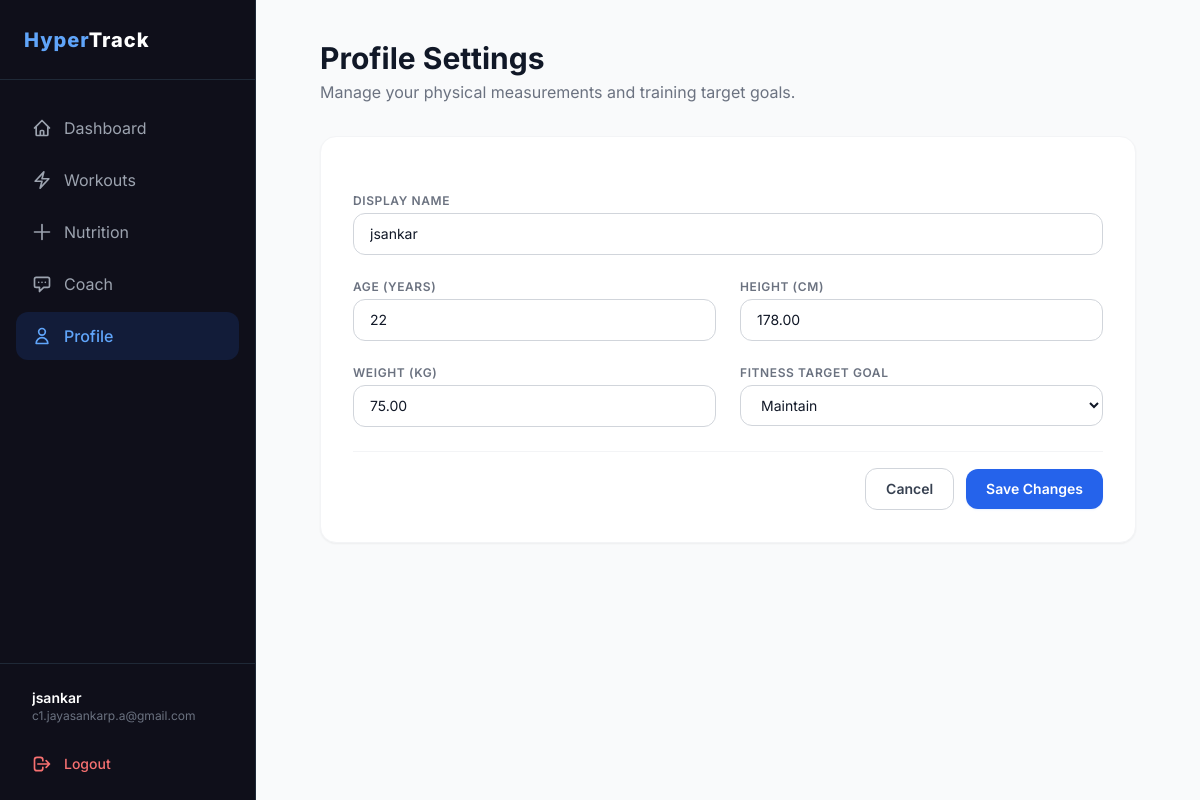
/profile/ (signed in), run on the app's committed database.
### accounts/models.py (models this page shows, shortened)
class User(AbstractUser):
    email = models.EmailField(unique=True)
    name = models.CharField(max_length=150, blank=True)
    age = models.PositiveIntegerField(null=True, blank=True)
    height_cm = models.DecimalField(max_digits=5, decimal_places=2, null=True, blank=True)
    weight_kg = models.DecimalField(max_digits=5, decimal_places=2, null=True, blank=True)
    GOAL_CHOICES = [
        ('lose_weight', 'Lose Weight'),
        ('gain_muscle', 'Gain Muscle'),
        ('maintain', 'Maintain'),
    ]
    goal = models.CharField(
        max_length=20,
        choices=GOAL_CHOICES,
        default='maintain'
    )
    created_at = models.DateTimeField(auto_now_add=True)
    objects = UserManager()
    USERNAME_FIELD = 'email'
    REQUIRED_FIELDS = []  # email is USERNAME_FIELD, username is auto-filled to email

### accounts/views.py (the view)
# urls.py: path('profile/', views.profile_view, name='profile'),
@login_required
def profile_view(request):
    if request.method == 'POST':
        form = ProfileForm(request.POST, instance=request.user)
        if form.is_valid():
            form.save()
            return redirect('dashboard')
    else:
        form = ProfileForm(instance=request.user)
    return render(request, 'accounts/profile.html', {
        'form': form,
        'active_tab': 'profile'
    })

### accounts/forms.py (shortened to what this page needs)
class ProfileForm(TailwindFormMixin, forms.ModelForm):
    class Meta:
        model = User
        fields = ['name', 'age', 'height_cm', 'weight_kg', 'goal']
        widgets = {
            'name': forms.TextInput(attrs={'placeholder': 'John Doe'}),
            'age': forms.NumberInput(attrs={'placeholder': '25'}),
            'height_cm': forms.NumberInput(attrs={'placeholder': '175.5'}),
            'weight_kg': forms.NumberInput(attrs={'placeholder': '70.0'}),
        }

### templates/accounts/profile.html (shortened to what this page needs)
{% extends 'base.html' %}
{% block content %}
<div class="p-6 md:p-10 max-w-4xl mx-auto">
    <div class="mb-8">
        <h1 class="text-3xl font-bold text-gray-900">Profile Settings</h1>
        <p class="text-gray-500 mt-1">Manage your physical measurements and training target goals.</p>
    </div>
    <div class="bg-white rounded-2xl shadow-sm border border-gray-100 overflow-hidden">
        <div class="p-6 md:p-8">
            <form method="POST" action="{% url 'profile' %}" class="space-y-6">
                <div class="grid grid-cols-1 md:grid-cols-2 gap-6">
                    <div class="md:col-span-2">
                        <label for="id_name" class="block text-xs font-semibold text-gray-500 uppercase tracking-wider">Display Name</label>
                        <div class="mt-1">
                            {{ form.name }}
                        </div>
                    </div>
                    <div>
                        <label for="id_age" class="block text-xs font-semibold text-gray-500 uppercase tracking-wider">Age (Years)</label>
                        <div class="mt-1">
                            {{ form.age }}
                        </div>
                    </div>
                    <div>
                        <label for="id_height_cm" class="block text-xs font-semibold text-gray-500 uppercase tracking-wider">Height (cm)</label>
                        <div class="mt-1">
                            {{ form.height_cm }}
                        </div>
                    </div>
                    <div>
                        <label for="id_weight_kg" class="block text-xs font-semibold text-gray-500 uppercase tracking-wider">Weight (kg)</label>
                        <div class="mt-1">
                            {{ form.weight_kg }}
                        </div>
                    </div>
                    <div>
                        <label for="id_goal" class="block text-xs font-semibold text-gray-500 uppercase tracking-wider">Fitness Target Goal</label>
                        <div class="mt-1">
                            {{ form.goal }}
                        </div>
                    </div>
                </div>
                <div class="pt-4 flex items-center justify-end gap-3 border-t border-gray-100">
                    <a href="{% url 'dashboard' %}" class="px-5 py-2.5 rounded-xl border border-gray-300 text-sm font-semibold text-gray-700 hover:bg-gray-50 transition duration-150">
                        Cancel
                    </a>
                    <button type="submit" class="px-5 py-2.5 rounded-xl text-sm font-semibold text-white bg-blue-600 hover:bg-blue-700 transition duration-150 shadow-sm shadow-blue-500/10">
                        Save Changes
                    </button>
                </div>
            </form>
        </div>
    </div>
</div>
{% endblock %}

### templates/base.html (shortened to what this page needs)
<!DOCTYPE html>
<html lang="en">
<head>
    <script src="https://cdn.tailwindcss.com"></script>
    <link rel="stylesheet" href="/static/css/style.css">
</head>
<body class="bg-gray-50 text-gray-900 font-sans min-h-screen flex flex-col md:flex-row">
    {% if user.is_authenticated %}
    <aside class="hidden md:flex flex-col w-64 bg-brand-dark text-white min-h-screen flex-shrink-0 border-r border-gray-800">
        <div class="h-20 flex items-center px-6 border-b border-gray-800">
            <span class="text-xl font-extrabold tracking-wider">
            <span class="text-blue-400">Hyper</span><span class="text-white">Track</span>
            </span>
        </div>
        <nav class="flex-1 px-4 py-6 space-y-1">
            <a href="{% url 'dashboard' %}" class="flex items-center px-4 py-3 rounded-xl transition-all duration-150 group {% if active_tab == 'dashboard' %}bg-blue-600/15 text-blue-400 font-medium{% else %}text-gray-400 hover:text-white hover:bg-white/5{% endif %}">
                <svg class="w-5 h-5 mr-3" fill="none" stroke="currentColor" stroke-width="2" viewBox="0 0 24 24">
                    <path stroke-linecap="round" stroke-linejoin="round" d="M3 12l2-2m0 0l7-7 7 7M5 10v10a1 1 0 001 1h3m10-11l2 2m-2-2v10a1 1 0 01-1 1h-3m-6 0a1 1 0 001-1v-4a1 1 0 011-1h2a1 1 0 011 1v4a1 1 0 001 1m-6 0h6"/>
                </svg>
                Dashboard
            </a>
            <a href="{% url 'workout_list' %}" class="flex items-center px-4 py-3 rounded-xl transition-all duration-150 group {% if active_tab == 'workouts' %}bg-blue-600/15 text-blue-400 font-medium{% else %}text-gray-400 hover:text-white hover:bg-white/5{% endif %}">
                <svg class="w-5 h-5 mr-3" fill="none" stroke="currentColor" stroke-width="2" viewBox="0 0 24 24">
                    <path stroke-linecap="round" stroke-linejoin="round" d="M3.75 13.5l10.5-11.25L12 10.5h8.25L9.75 21.75 12 13.5H3.75z"/>
                </svg>
                Workouts
            </a>
            <a href="{% url 'nutrition_daily' %}" class="flex items-center px-4 py-3 rounded-xl transition-all duration-150 group {% if active_tab == 'nutrition' %}bg-blue-600/15 text-blue-400 font-medium{% else %}text-gray-400 hover:text-white hover:bg-white/5{% endif %}">
                <svg class="w-5 h-5 mr-3" fill="none" stroke="currentColor" stroke-width="2" viewBox="0 0 24 24">
                    <path stroke-linecap="round" stroke-linejoin="round" d="M12 3v18m9-9H3"/>
                </svg>
                Nutrition
            </a>
            <a href="{% url 'chatbot' %}" class="flex items-center px-4 py-3 rounded-xl transition-all duration-150 group {% if active_tab == 'chatbot' %}bg-blue-600/15 text-blue-400 font-medium{% else %}text-gray-400 hover:text-white hover:bg-white/5{% endif %}">
                <svg class="w-5 h-5 mr-3" fill="none" stroke="currentColor" stroke-width="2" viewBox="0 0 24 24">
                    <path stroke-linecap="round" stroke-linejoin="round" d="M8 10h.01M12 10h.01M16 10h.01M9 16H5a2 2 0 01-2-2V6a2 2 0 012-2h14a2 2 0 012 2v8a2 2 0 01-2 2h-5l-5 5v-5z"/>
                </svg>
                Coach
            </a>
            <a href="{% url 'profile' %}" class="flex items-center px-4 py-3 rounded-xl transition-all duration-150 group {% if active_tab == 'profile' %}bg-blue-600/15 text-blue-400 font-medium{% else %}text-gray-400 hover:text-white hover:bg-white/5{% endif %}">
                <svg class="w-5 h-5 mr-3" fill="none" stroke="currentColor" stroke-width="2" viewBox="0 0 24 24">
                    <path stroke-linecap="round" stroke-linejoin="round" d="M16 7a4 4 0 11-8 0 4 4 0 018 0zM12 14a7 7 0 00-7 7h14a7 7 0 00-7-7z"/>
                </svg>
                Profile
            </a>
        </nav>
        <div class="p-4 border-t border-gray-800 flex flex-col gap-3">
            <div class="px-4 py-2">
                <p class="text-sm font-semibold truncate">{{ user.name|default:user.email }}</p>
                <p class="text-xs text-gray-500 truncate">{{ user.email }}</p>
            </div>
            <a href="{% url 'logout' %}" class="flex items-center px-4 py-2.5 text-sm font-medium text-red-400 hover:text-red-300 hover:bg-red-500/10 rounded-xl transition-all">
                <svg class="w-5 h-5 mr-3" fill="none" stroke="currentColor" stroke-width="2" viewBox="0 0 24 24">
                    <path stroke-linecap="round" stroke-linejoin="round" d="M17 16l4-4m0 0l-4-4m4 4H7m6 4v1a3 3 0 01-3 3H6a3 3 0 01-3-3V7a3 3 0 013-3h4a3 3 0 013 3v1"/>
                </svg>
                Logout
            </a>
        </div>
    </aside>
    {% endif %}
    <main class="flex-1 min-h-screen {% if user.is_authenticated %}pb-20 md:pb-0{% endif %}">
        {% block content %}{% endblock %}
    </main>
</body>
</html>

### static/css/style.css (style rules this page uses)
body { -webkit-font-smoothing: antialiased; -moz-osx-font-smoothing: grayscale; }

### data on the page
User: name "jsankar", email "c1.jayasankarp.a@gmail.com", age "22", height_cm "178.00", weight_kg "75.00", goal "Maintain"
